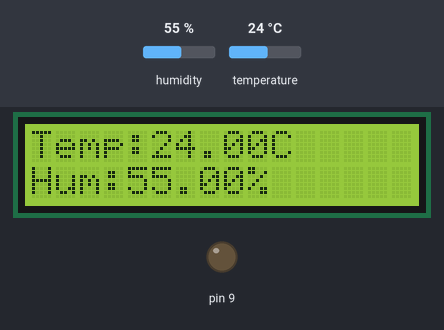
The sketch below on a simulated Arduino Uno, built with avr-gcc and run on an emulated ATmega328P. Parts: 16×2 character LCD, output pins drawn as LEDs (lit = HIGH). Inputs (shaded band) come from the test bench; at power-on: temperature 24 °C, humidity 55 %.

Above: at 2.6 s.
2.7 s: temperature set to 30 °C
At 7.4 s:
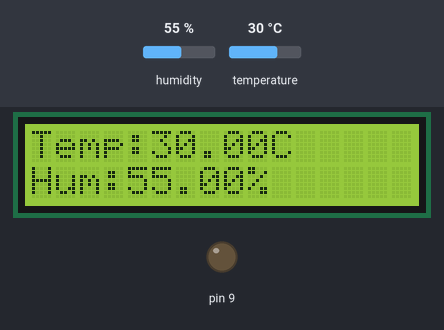
8.0 s: temperature set to 33 °C
At 10.4 s:
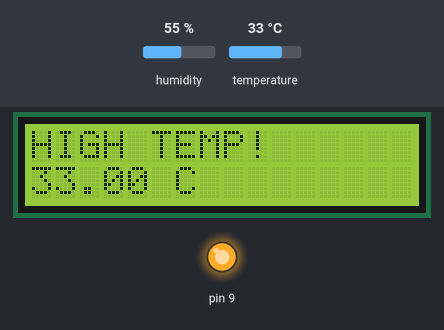
13.3 s: temperature set to 12 °C
At 14.7 s:
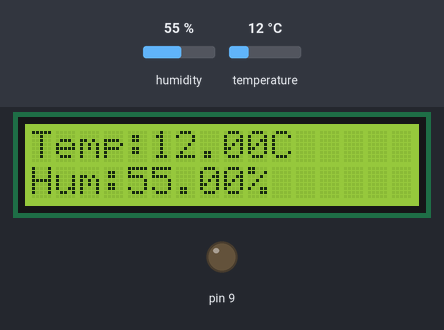
18.6 s: humidity set to 22 %
At 23.2 s:
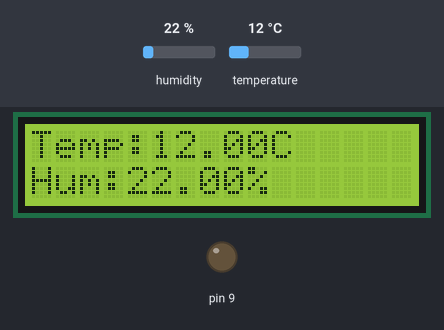
Timing chart, 0 to 24.7 s (numbered marks = the images above; inputs shaded):
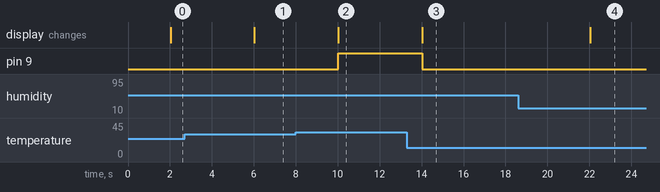

Measured:
- the behaviour switches between 31 and 32 °C on temperature (found by bisection; images 1 and 2)
- after the input at 2.7 s, the display: changes after 3.3 s (image 1)
- after the input at 8.0 s, pin 9: LOW → HIGH after 2.0 s; the display: changes after 2.0 s (image 2)
- after the input at 13.3 s, pin 9: HIGH → LOW after 0.73 s; the display: changes after 0.73 s (image 3)
- after the input at 18.6 s, the display: changes after 3.4 s (image 4)

The sketch:

temperature_monitor.ino
```cpp
#include <DHT.h>
#include <LiquidCrystal.h>

DHT dht(8, DHT11);
LiquidCrystal lcd(12,11,5,4,3,2);

unsigned long previous_Time = 0;
const long interval = 2000;

void setup() {
  dht.begin();
  lcd.begin(16,2);
  pinMode(9, OUTPUT);
}

void loop()
{unsigned long currentTime = millis();
if (currentTime - previous_Time >= interval) {
  previous_Time = currentTime;
float temp = dht.readTemperature();
float hum  = dht.readHumidity();
 if (isnan(temp) || isnan(hum)) {
 lcd.clear();
 lcd.setCursor(0,0);
 lcd.print("Sensor Error");
 return;}

lcd.clear();

if (temp >= 32) {
digitalWrite(9, HIGH);
lcd.setCursor(0,0);
lcd.print("HIGH TEMP!");
lcd.setCursor(0,1);
lcd.print(temp);
lcd.print(" C");}
else
{digitalWrite(9, LOW);
lcd.setCursor(0,0);
lcd.print("Temp:");
lcd.print(temp);
lcd.print("C");
lcd.setCursor(0,1);
lcd.print("Hum:");
lcd.print(hum);
lcd.print("%");}}}
```
